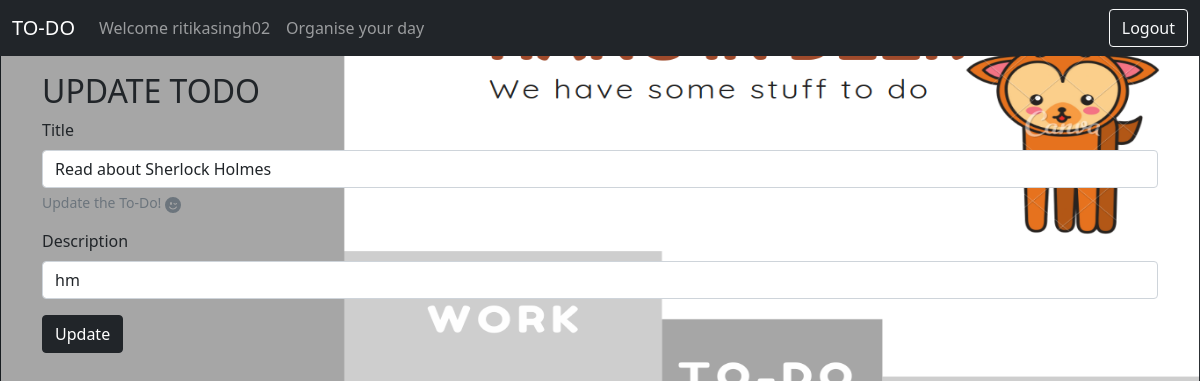
Screenshot of /update/2 (signed in) with the database file from the repository.
### app.py (models this page shows, shortened)
class Todo(db.Model):
    _tablename = 'todo'
    sno = db.Column(db.Integer, primary_key=True)
    title = db.Column(db.String(200), nullable=False)
    desc = db.Column(db.String(200), nullable=False)
    user = db.Column(db.String(200), db.ForeignKey('user.uname'))
    date_created = db.Column(db.DateTime, default=datetime.utcnow)

### app.py (the view, shortened to what this page needs)
@app.route('/update/<int:sno>', methods=['GET', 'POST'])
def update(sno):
    if 'user' in session:
        todo = Todo.query.filter_by(sno=sno, user=session['user']).first()
        if todo is None:
            return render_template("404.html")
        return render_template("update.html", todo=todo, user=session['user'])
    else:
        return render_template("login_alert.html")

### templates/update.html (shortened to what this page needs)
{% extends 'base.html' %}
{%block body%}
    <div class="container my-3">
        <h2>UPDATE TODO</h2>
    <form action= "/update/{{todo.sno}}" method="POST">
        <div class="mb-3">
            <label for="title" class="form-label">Title</label>
            <input type="text" class="form-control" name = "title" id="title" value = "{{todo.title}}" aria-describedby="emailHelp">
            <div id="emailHelp" class="form-text">Update the To-Do!
            </div>
        </div>
        <div class="mb-3">
            <label for="desc" class="form-label">Description</label>
            <input type="text" class="form-control" name = "desc" id="desc" value="{{todo.desc}}">
        </div>
        <button type="submit" class="btn btn-dark ">Update</button>
        </form>
        </div>
{%endblock%}

### templates/base.html (shortened to what this page needs)
<!doctype html>
<html lang="en">
  <head>
    <link href="https://cdn.jsdelivr.net/npm/bootstrap@5.0.0/dist/css/bootstrap.min.css" rel="stylesheet">
    <link href="https://cdn.jsdelivr.net/npm/bootstrap@5.0.0/dist/css/bootstrap.min.css" rel="stylesheet">
  </head>
  <body onload="Focus()">
    <nav class="navbar navbar-expand-lg navbar-dark bg-dark">
        <div class="container-fluid">
          <a class="navbar-brand" href="/">TO-DO</a>
          <div class="collapse navbar-collapse" id="navbarSupportedContent">
            <ul class="navbar-nav me-auto mb-2 mb-lg-0">
              <li class="nav-item">
                {% if user%}
                <a class="nav-link deactive" aria-current="page" href="/">Welcome {{user}}</a>
                {%else%}
                <a class="nav-link active" aria-current="page" href="/login">Login</a>
                {%endif%}
              </li>
              <li class="nav-item">
                <a class="nav-link" href="#">Organise your day</a>
              </li>
            </ul>
            <div class="d-flex" >
              <button type="button" class="btn btn-outline-light" onclick="location.href ='/logout';">Logout</button>
            </div>
          </div>
        </div>
      </nav>
      {% block body %}
      {% endblock body %}
  </body>
  </html>

### templates/base.html (style rules this page uses)
body { background-color: #dfe6e9; }

### templates/update.html (style rules this page uses)
body { background-image: url('./static/back.png'); background-position: fixed; background-size: 100% 560px; background-repeat: no-repeat; }

### rows the page displays
Todo: user "ritikasingh02", title "Read about Sherlock Holmes", desc "hm"
